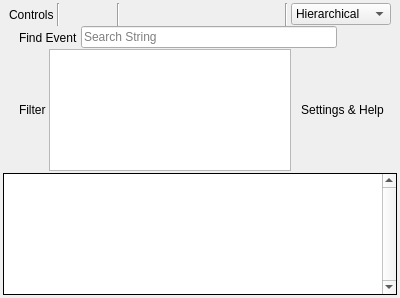
<?xml version="1.0" encoding="UTF-8"?>
<ui version="4.0">
 <class>EventBrowser</class>
 <widget class="QFrame" name="EventBrowser">
  <property name="geometry">
   <rect>
    <x>0</x>
    <y>0</y>
    <width>281</width>
    <height>298</height>
   </rect>
  </property>
  <property name="windowTitle">
   <string>Event Browser</string>
  </property>
  <layout class="QVBoxLayout" name="verticalLayout">
   <property name="spacing">
    <number>0</number>
   </property>
   <property name="leftMargin">
    <number>3</number>
   </property>
   <property name="topMargin">
    <number>3</number>
   </property>
   <property name="rightMargin">
    <number>3</number>
   </property>
   <property name="bottomMargin">
    <number>3</number>
   </property>
   <item>
    <layout class="QHBoxLayout" name="horizontalLayout">
     <property name="spacing">
      <number>3</number>
     </property>
     <property name="sizeConstraint">
      <enum>QLayout::SetDefaultConstraint</enum>
     </property>
     <property name="leftMargin">
      <number>6</number>
     </property>
     <property name="rightMargin">
      <number>6</number>
     </property>
     <item>
      <widget class="QLabel" name="label">
       <property name="sizePolicy">
        <sizepolicy hsizetype="Minimum" vsizetype="Preferred">
         <horstretch>0</horstretch>
         <verstretch>0</verstretch>
        </sizepolicy>
       </property>
       <property name="text">
        <string>Controls</string>
       </property>
      </widget>
     </item>
     <item>
      <widget class="Line" name="line_2">
       <property name="orientation">
        <enum>Qt::Vertical</enum>
       </property>
      </widget>
     </item>
     <item>
      <widget class="QToolButton" name="stepPrev">
       <property name="toolTip">
        <string>Go to Previous Action</string>
       </property>
       <property name="icon">
        <iconset resource="../Resources/resources.qrc">
         <normaloff>:/arrow_left.png</normaloff>:/arrow_left.png</iconset>
       </property>
       <property name="autoRaise">
        <bool>true</bool>
       </property>
      </widget>
     </item>
     <item>
      <widget class="QToolButton" name="stepNext">
       <property name="toolTip">
        <string>Go to Next Action</string>
       </property>
       <property name="icon">
        <iconset resource="../Resources/resources.qrc">
         <normaloff>:/arrow_right.png</normaloff>:/arrow_right.png</iconset>
       </property>
       <property name="autoRaise">
        <bool>true</bool>
       </property>
      </widget>
     </item>
     <item>
      <widget class="Line" name="line">
       <property name="orientation">
        <enum>Qt::Vertical</enum>
       </property>
      </widget>
     </item>
     <item>
      <widget class="QToolButton" name="find">
       <property name="toolTip">
        <string>Find event by string</string>
       </property>
       <property name="icon">
        <iconset resource="../Resources/resources.qrc">
         <normaloff>:/find.png</normaloff>:/find.png</iconset>
       </property>
       <property name="checkable">
        <bool>true</bool>
       </property>
       <property name="checked">
        <bool>false</bool>
       </property>
       <property name="autoRaise">
        <bool>true</bool>
       </property>
      </widget>
     </item>
     <item>
      <widget class="QToolButton" name="timeActions">
       <property name="toolTip">
        <string>Time durations for the actions</string>
       </property>
       <property name="text">
        <string/>
       </property>
       <property name="icon">
        <iconset resource="../Resources/resources.qrc">
         <normaloff>:/time.png</normaloff>:/time.png</iconset>
       </property>
       <property name="autoRaise">
        <bool>true</bool>
       </property>
      </widget>
     </item>
     <item>
      <widget class="QToolButton" name="colSelect">
       <property name="toolTip">
        <string>Select visible columns</string>
       </property>
       <property name="icon">
        <iconset resource="../Resources/resources.qrc">
         <normaloff>:/timeline_marker.png</normaloff>:/timeline_marker.png</iconset>
       </property>
       <property name="autoRaise">
        <bool>true</bool>
       </property>
      </widget>
     </item>
     <item>
      <widget class="QToolButton" name="bookmark">
       <property name="toolTip">
        <string>Toggle Bookmark</string>
       </property>
       <property name="text">
        <string/>
       </property>
       <property name="icon">
        <iconset resource="../Resources/resources.qrc">
         <normaloff>:/asterisk_orange.png</normaloff>:/asterisk_orange.png</iconset>
       </property>
       <property name="autoRaise">
        <bool>true</bool>
       </property>
      </widget>
     </item>
     <item>
      <widget class="QToolButton" name="exportActions">
       <property name="toolTip">
        <string>Export the list of events to disk</string>
       </property>
       <property name="icon">
        <iconset resource="../Resources/resources.qrc">
         <normaloff>:/save.png</normaloff>:/save.png</iconset>
       </property>
       <property name="autoRaise">
        <bool>true</bool>
       </property>
      </widget>
     </item>
     <item>
      <widget class="QToolButton" name="extensions">
       <property name="icon">
        <iconset resource="../Resources/resources.qrc">
         <normaloff>:/plugin.png</normaloff>:/plugin.png</iconset>
       </property>
       <property name="autoRaise">
        <bool>true</bool>
       </property>
      </widget>
     </item>
     <item>
      <widget class="Line" name="line_3">
       <property name="orientation">
        <enum>Qt::Vertical</enum>
       </property>
      </widget>
     </item>
     <item>
      <widget class="QComboBox" name="viewMode">
       <property name="toolTip">
        <string>Switch between hierarchical and flat view</string>
       </property>
       <property name="minimumSize">
        <size>
         <width>100</width>
         <height>0</height>
        </size>
       </property>
       <item>
        <property name="text">
         <string>Hierarchical</string>
        </property>
       </item>
       <item>
        <property name="text">
         <string>Flat (Drawcalls)</string>
        </property>
       </item>
      </widget>
     </item>
     <item>
      <spacer name="horizontalSpacer">
       <property name="orientation">
        <enum>Qt::Horizontal</enum>
       </property>
       <property name="sizeHint" stdset="0">
        <size>
         <width>40</width>
         <height>20</height>
        </size>
       </property>
      </spacer>
     </item>
    </layout>
   </item>
   <item>
    <widget class="QWidget" name="findStrip" native="true">
     <layout class="QHBoxLayout" name="horizontalLayout_5">
      <property name="spacing">
       <number>3</number>
      </property>
      <property name="leftMargin">
       <number>6</number>
      </property>
      <property name="topMargin">
       <number>0</number>
      </property>
      <property name="rightMargin">
       <number>6</number>
      </property>
      <property name="bottomMargin">
       <number>0</number>
      </property>
      <item>
       <widget class="QLabel" name="label_4">
        <property name="text">
         <string/>
        </property>
        <property name="pixmap">
         <pixmap resource="../Resources/resources.qrc">:/find.png</pixmap>
        </property>
       </widget>
      </item>
      <item>
       <widget class="QLabel" name="label_5">
        <property name="text">
         <string>Find Event</string>
        </property>
        <property name="textFormat">
         <enum>Qt::PlainText</enum>
        </property>
        <property name="alignment">
         <set>Qt::AlignLeading|Qt::AlignLeft|Qt::AlignVCenter</set>
        </property>
        <property name="margin">
         <number>0</number>
        </property>
       </widget>
      </item>
      <item>
       <widget class="RDLineEdit" name="findEvent">
        <property name="minimumSize">
         <size>
          <width>0</width>
          <height>20</height>
         </size>
        </property>
        <property name="placeholderText">
         <string>Search String</string>
        </property>
        <property name="clearButtonEnabled">
         <bool>true</bool>
        </property>
       </widget>
      </item>
      <item>
       <widget class="QToolButton" name="findPrev">
        <property name="text">
         <string/>
        </property>
        <property name="icon">
         <iconset resource="../Resources/resources.qrc">
          <normaloff>:/arrow_left.png</normaloff>:/arrow_left.png</iconset>
        </property>
        <property name="autoRaise">
         <bool>true</bool>
        </property>
       </widget>
      </item>
      <item>
       <widget class="QToolButton" name="findNext">
        <property name="text">
         <string/>
        </property>
        <property name="icon">
         <iconset resource="../Resources/resources.qrc">
          <normaloff>:/arrow_right.png</normaloff>:/arrow_right.png</iconset>
        </property>
        <property name="autoRaise">
         <bool>true</bool>
        </property>
       </widget>
      </item>
     </layout>
    </widget>
   </item>
   <item>
    <widget class="QWidget" name="filterStrip" native="true">
     <layout class="QHBoxLayout" name="horizontalLayout_7">
      <property name="spacing">
       <number>3</number>
      </property>
      <property name="leftMargin">
       <number>6</number>
      </property>
      <property name="topMargin">
       <number>0</number>
      </property>
      <property name="rightMargin">
       <number>6</number>
      </property>
      <property name="bottomMargin">
       <number>2</number>
      </property>
      <item>
       <widget class="QLabel" name="label_6">
        <property name="text">
         <string/>
        </property>
        <property name="pixmap">
         <pixmap resource="../Resources/resources.qrc">:/filter.png</pixmap>
        </property>
       </widget>
      </item>
      <item>
       <widget class="QLabel" name="label_7">
        <property name="text">
         <string>Filter</string>
        </property>
        <property name="textFormat">
         <enum>Qt::PlainText</enum>
        </property>
        <property name="alignment">
         <set>Qt::AlignLeading|Qt::AlignLeft|Qt::AlignVCenter</set>
        </property>
        <property name="margin">
         <number>0</number>
        </property>
       </widget>
      </item>
      <item>
       <widget class="RDTextEdit" name="filterExpression">
        <property name="minimumSize">
         <size>
          <width>0</width>
          <height>20</height>
         </size>
        </property>
       </widget>
      </item>
      <item>
       <widget class="QToolButton" name="filterSettings">
        <property name="toolTip">
         <string>Configuration and help for filter expressions</string>
        </property>
        <property name="text">
         <string>Settings &amp;&amp; Help</string>
        </property>
        <property name="icon">
         <iconset resource="../Resources/resources.qrc">
          <normaloff>:/cog.png</normaloff>:/cog.png</iconset>
        </property>
        <property name="toolButtonStyle">
         <enum>Qt::ToolButtonTextBesideIcon</enum>
        </property>
        <property name="autoRaise">
         <bool>true</bool>
        </property>
       </widget>
      </item>
     </layout>
    </widget>
   </item>
   <item>
    <widget class="QWidget" name="breadcrumbStrip" native="true"/>
   </item>
   <item>
    <widget class="QWidget" name="bookmarkStrip" native="true">
     <widget class="QWidget" name="bookmarkStripHeader" native="true">
      <property name="geometry">
       <rect>
        <x>0</x>
        <y>0</y>
        <width>82</width>
        <height>16</height>
       </rect>
      </property>
      <layout class="QHBoxLayout" name="horizontalLayout_6">
       <property name="leftMargin">
        <number>0</number>
       </property>
       <property name="topMargin">
        <number>0</number>
       </property>
       <property name="rightMargin">
        <number>0</number>
       </property>
       <property name="bottomMargin">
        <number>0</number>
       </property>
       <item>
        <widget class="QLabel" name="bookmarkStripIcon">
         <property name="text">
          <string/>
         </property>
         <property name="pixmap">
          <pixmap resource="../Resources/resources.qrc">:/asterisk_orange.png</pixmap>
         </property>
        </widget>
       </item>
       <item>
        <widget class="QLabel" name="bookmarkStripLabel">
         <property name="sizePolicy">
          <sizepolicy hsizetype="Preferred" vsizetype="MinimumExpanding">
           <horstretch>0</horstretch>
           <verstretch>0</verstretch>
          </sizepolicy>
         </property>
         <property name="text">
          <string>Bookmarks</string>
         </property>
         <property name="textFormat">
          <enum>Qt::PlainText</enum>
         </property>
         <property name="alignment">
          <set>Qt::AlignLeading|Qt::AlignLeft|Qt::AlignVCenter</set>
         </property>
         <property name="margin">
          <number>0</number>
         </property>
        </widget>
       </item>
       <item>
        <widget class="Line" name="bookmarkStripLine">
         <property name="orientation">
          <enum>Qt::Vertical</enum>
         </property>
        </widget>
       </item>
      </layout>
     </widget>
    </widget>
   </item>
   <item>
    <widget class="RDTreeView" name="events">
     <property name="frameShape">
      <enum>QFrame::Box</enum>
     </property>
     <property name="frameShadow">
      <enum>QFrame::Plain</enum>
     </property>
     <property name="midLineWidth">
      <number>1</number>
     </property>
     <property name="verticalScrollBarPolicy">
      <enum>Qt::ScrollBarAlwaysOn</enum>
     </property>
     <property name="editTriggers">
      <set>QAbstractItemView::NoEditTriggers</set>
     </property>
     <property name="indentation">
      <number>12</number>
     </property>
     <property name="rootIsDecorated">
      <bool>true</bool>
     </property>
     <property name="uniformRowHeights">
      <bool>true</bool>
     </property>
     <property name="allColumnsShowFocus">
      <bool>true</bool>
     </property>
     <property name="headerHidden">
      <bool>false</bool>
     </property>
     <attribute name="headerCascadingSectionResizes">
      <bool>false</bool>
     </attribute>
     <attribute name="headerStretchLastSection">
      <bool>false</bool>
     </attribute>
    </widget>
   </item>
  </layout>
 </widget>
 <customwidgets>
  <customwidget>
   <class>RDLineEdit</class>
   <extends>QLineEdit</extends>
   <header>Widgets/Extended/RDLineEdit.h</header>
  </customwidget>
  <customwidget>
   <class>RDTreeView</class>
   <extends>QTreeView</extends>
   <header>Widgets/Extended/RDTreeView.h</header>
  </customwidget>
  <customwidget>
   <class>RDTextEdit</class>
   <extends>QTextEdit</extends>
   <header>Widgets/Extended/RDTextEdit.h</header>
  </customwidget>
 </customwidgets>
 <resources>
  <include location="../Resources/resources.qrc"/>
 </resources>
 <connections/>
</ui>
